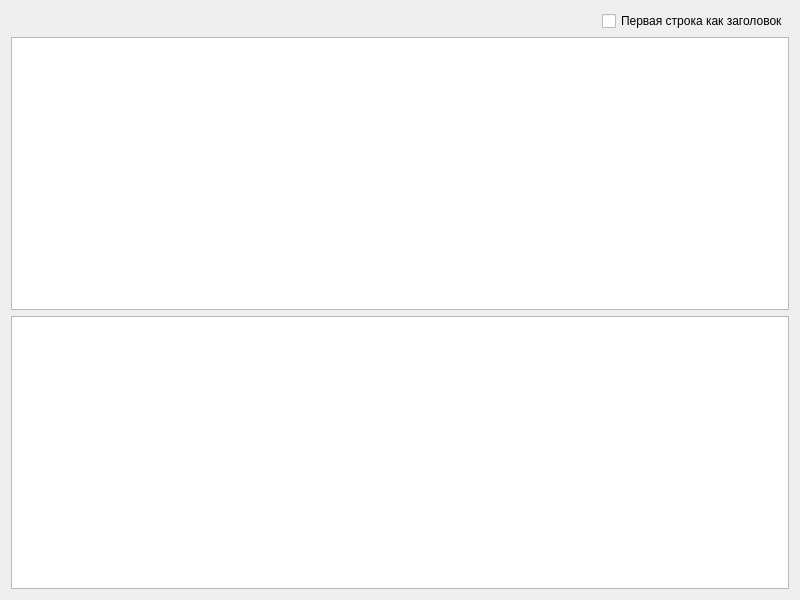
<?xml version="1.0" encoding="UTF-8"?>
<ui version="4.0">
 <class>TextEditPage</class>
 <widget class="QWizardPage" name="TextEditPage">
  <property name="geometry">
   <rect>
    <x>0</x>
    <y>0</y>
    <width>800</width>
    <height>600</height>
   </rect>
  </property>
  <property name="sizePolicy">
   <sizepolicy hsizetype="Fixed" vsizetype="Fixed">
    <horstretch>0</horstretch>
    <verstretch>0</verstretch>
   </sizepolicy>
  </property>
  <property name="minimumSize">
   <size>
    <width>800</width>
    <height>600</height>
   </size>
  </property>
  <property name="windowTitle">
   <string>WizardPage</string>
  </property>
  <layout class="QVBoxLayout" name="verticalLayout">
   <item>
    <layout class="QHBoxLayout" name="horizontalLayout">
     <item>
      <spacer name="horizontalSpacer">
       <property name="orientation">
        <enum>Qt::Horizontal</enum>
       </property>
       <property name="sizeHint" stdset="0">
        <size>
         <width>40</width>
         <height>20</height>
        </size>
       </property>
      </spacer>
     </item>
     <item>
      <widget class="QCheckBox" name="checkBox">
       <property name="text">
        <string>Первая строка как заголовок</string>
       </property>
      </widget>
     </item>
    </layout>
   </item>
   <item>
    <widget class="QTextEdit" name="textEdit"/>
   </item>
   <item>
    <widget class="QTableView" name="tableView"/>
   </item>
  </layout>
 </widget>
 <resources/>
 <connections/>
</ui>
